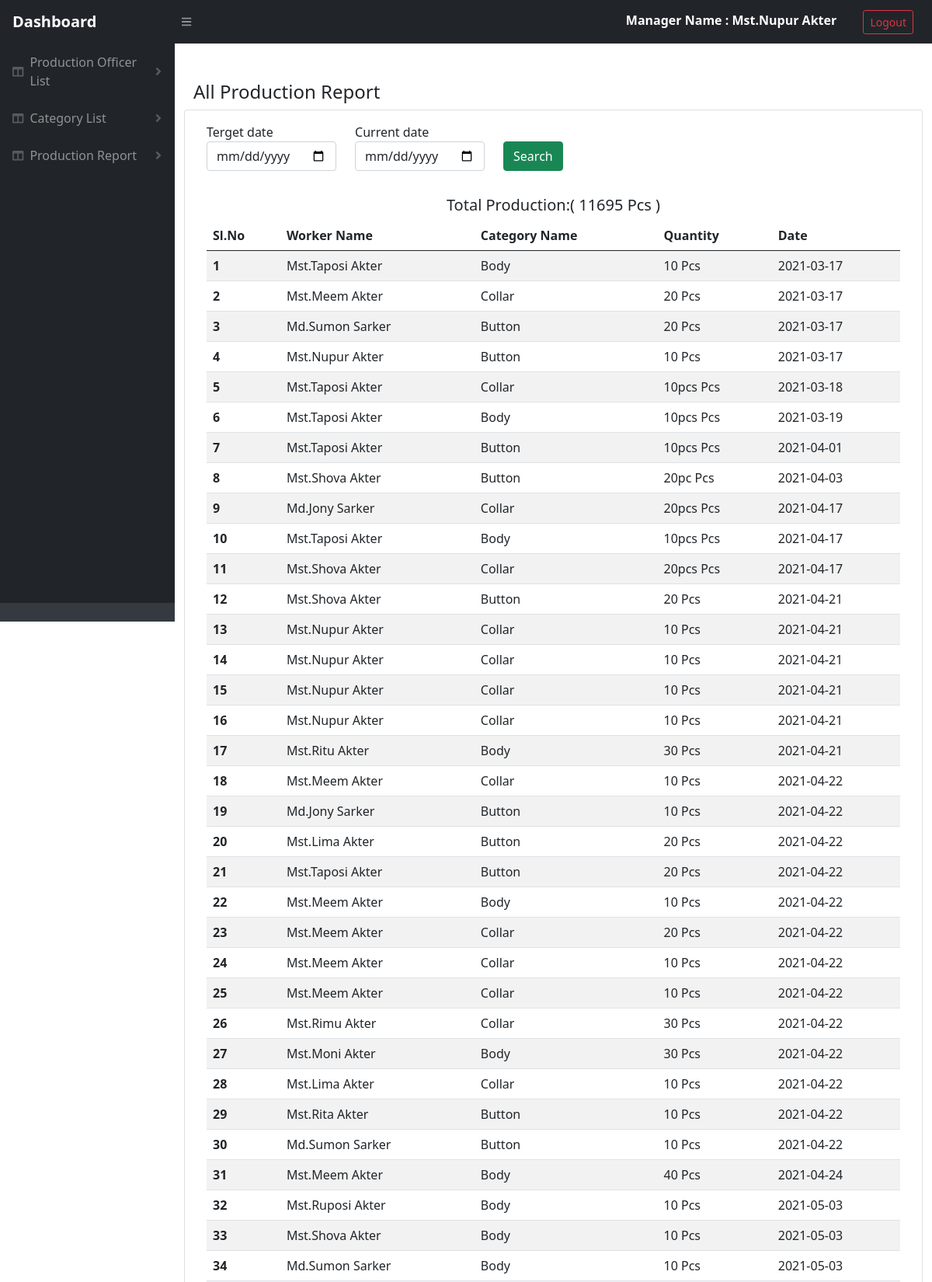
/old/admin/production_list.php (signed in, upper part), run on the app's committed database.
### tables this page shows
CREATE TABLE `tbl_production` (
  `id` int(11) NOT NULL,
  `manager_id` varchar(100) NOT NULL,
  `production_id` varchar(100) NOT NULL,
  `qty` varchar(100) NOT NULL,
  `workere_id` int(11) NOT NULL,
  `category_id` int(11) NOT NULL,
  `date` date NOT NULL DEFAULT current_timestamp()
);

CREATE TABLE `tbl_worker` (
  `id` int(11) NOT NULL,
  `worker_name` varchar(200) NOT NULL,
  `supervisor_id` varchar(200) NOT NULL
);

CREATE TABLE `tbl_category` (
  `cat_id` int(11) NOT NULL,
  `category_name` varchar(200) NOT NULL
);

### old/admin/production_list.php (the view, shortened to what this page needs)
<?php
  require_once('header.php');
  require_once('side_bar.php');
?>
       <div id="layoutSidenav_content">
                <main>
                    <div class="container-fluid px-4">
                        <h4 class="mt-4">All Production Report </h4>
                        <div class="row ">
                          <div class="card">
                            <div class="card-body">
                               <div class="col-lg-12">
                                 <div class="row">
                                   <div class="col-lg-6">
                                     <form action="search_production.php" method="POST">
                                    <div class="row pb-3">
                                    <div class="col-md-5">
                                         <label for="">Terget date</label>
                                        <input type="date" name="teget_date" class="form-control">
                                     </div>
                                     <div class="col-md-5">
                                     <label for="">Current date</label>
                                        <input type="date" name="current_date" class="form-control">
                                     </div>
                                     <div class="col-lg-2 mt-4">
                                        <button class=" btn btn-success" name="search">Search</button>
                                    </div>
                                    </div>
                                    </form>
                                   </div>
                                 </div>
                               </div>
                               <div class="container_print">
                               <h5 class="text-center">Total Production:(
                                <?php
                                    $selct_production = "select SUM(qty) AS sum from tbl_production";
                                    $run = mysqli_query($con,$selct_production);
                                    if($run){
                                    while($res = mysqli_fetch_array($run)){
                                        echo $res['sum'];
                                        } }
                                    ?>
                                    Pcs )</h5>
                                <table class="table table-striped " id="datatablesSimple">
                                <thead>
                                   <tr>
                                      <th scope="col">Sl.No</th>
                                      <th scope="col">Worker Name</th>
                                      <th scope="col">Category Name</th>
                                      <th scope="col">Quantity</th>
                                      <th scope="col">Date</th>
                                   </tr>
                                </thead>
                              <tbody>
                              <?php
                                  $selct_production=" SELECT * FROM `tbl_production`
                                  INNER JOIN tbl_prodction_officer ON tbl_production.production_id = tbl_prodction_officer.id
                                  INNER JOIN tbl_worker on tbl_production.workere_id = tbl_worker.id
                                  INNER JOIN tbl_category ON tbl_production.category_id = tbl_category.cat_id ";
                                   $run = mysqli_query($con,$selct_production);
                                   if($run){
                                      $count ="1";
                                   while($res = mysqli_fetch_array($run)){  ?>
                                     <tr>
                                      <th scope="row"><?php echo $count++; ?></th>
                                      <td><?php  echo $res['worker_name'];?></td>
                                      <td><?php  echo $res['category_name'];?></td>
                                      <td><?php  echo $res['qty'];?> Pcs</td>
                                      <td><?php  echo $res['date'];?></td>
                                   </tr>
                                <?php
                                  } }
                                ?>
                          </tbody>
                    </table>
                 </div>
                                </div>
                            </div>
            </div>
        </div>
    </main>
<?php
  require_once('footer.php');
?>

### data on the page
tbl_production: tbl_worker.worker_name "Mst.Taposi Akter", category.category_name "Body", qty "10", date "2021-03-17"
tbl_production: tbl_worker.worker_name "Mst.Meem Akter", category.category_name "Collar", qty "20", date "2021-03-17"
tbl_production: tbl_worker.worker_name "Md.Sumon Sarker", category.category_name "Button", qty "20", date "2021-03-17"
tbl_production: tbl_worker.worker_name "Mst.Nupur Akter", category.category_name "Button", qty "10", date "2021-03-17"
tbl_production: tbl_worker.worker_name "Mst.Taposi Akter", category.category_name "Collar", qty "10pcs", date "2021-03-18"
tbl_production: tbl_worker.worker_name "Mst.Taposi Akter", category.category_name "Body", qty "10pcs", date "2021-03-19"
tbl_production: tbl_worker.worker_name "Mst.Taposi Akter", category.category_name "Button", qty "10pcs", date "2021-04-01"
tbl_production: tbl_worker.worker_name "Mst.Shova Akter", category.category_name "Button", qty "20pc", date "2021-04-03"
tbl_production: tbl_worker.worker_name "Md.Jony Sarker", category.category_name "Collar", qty "20pcs", date "2021-04-17"
tbl_production: tbl_worker.worker_name "Mst.Taposi Akter", category.category_name "Body", qty "10pcs", date "2021-04-17"
tbl_production: tbl_worker.worker_name "Mst.Shova Akter", category.category_name "Collar", qty "20pcs", date "2021-04-17"
tbl_production: tbl_worker.worker_name "Mst.Shova Akter", category.category_name "Button", qty "20", date "2021-04-21"
tbl_production: tbl_worker.worker_name "Mst.Nupur Akter", category.category_name "Collar", qty "10", date "2021-04-21"
tbl_production: tbl_worker.worker_name "Mst.Nupur Akter", category.category_name "Collar", qty "10", date "2021-04-21"
tbl_production: tbl_worker.worker_name "Mst.Nupur Akter", category.category_name "Collar", qty "10", date "2021-04-21"
tbl_production: tbl_worker.worker_name "Mst.Nupur Akter", category.category_name "Collar", qty "10", date "2021-04-21"
tbl_production: tbl_worker.worker_name "Mst.Ritu Akter", category.category_name "Body", qty "30", date "2021-04-21"
tbl_production: tbl_worker.worker_name "Mst.Meem Akter", category.category_name "Collar", qty "10", date "2021-04-22"
tbl_production: tbl_worker.worker_name "Md.Jony Sarker", category.category_name "Button", qty "10", date "2021-04-22"
tbl_production: tbl_worker.worker_name "Mst.Lima Akter", category.category_name "Button", qty "20", date "2021-04-22"
tbl_production: tbl_worker.worker_name "Mst.Taposi Akter", category.category_name "Button", qty "20", date "2021-04-22"
tbl_production: tbl_worker.worker_name "Mst.Meem Akter", category.category_name "Body", qty "10", date "2021-04-22"
tbl_production: tbl_worker.worker_name "Mst.Meem Akter", category.category_name "Collar", qty "20", date "2021-04-22"
tbl_production: tbl_worker.worker_name "Mst.Meem Akter", category.category_name "Collar", qty "10", date "2021-04-22"
tbl_production: tbl_worker.worker_name "Mst.Meem Akter", category.category_name "Collar", qty "10", date "2021-04-22"
tbl_production: tbl_worker.worker_name "Mst.Rimu Akter", category.category_name "Collar", qty "30", date "2021-04-22"
tbl_production: tbl_worker.worker_name "Mst.Moni Akter", category.category_name "Body", qty "30", date "2021-04-22"
tbl_production: tbl_worker.worker_name "Mst.Lima Akter", category.category_name "Collar", qty "10", date "2021-04-22"
tbl_production: tbl_worker.worker_name "Mst.Rita Akter", category.category_name "Button", qty "10", date "2021-04-22"
tbl_production: tbl_worker.worker_name "Md.Sumon Sarker", category.category_name "Button", qty "10", date "2021-04-22"
tbl_production: tbl_worker.worker_name "Mst.Meem Akter", category.category_name "Body", qty "40", date "2021-04-24"
tbl_production: tbl_worker.worker_name "Mst.Ruposi Akter", category.category_name "Body", qty "10", date "2021-05-03"
tbl_production: tbl_worker.worker_name "Mst.Shova Akter", category.category_name "Body", qty "10", date "2021-05-03"
tbl_production: tbl_worker.worker_name "Md.Sumon Sarker", category.category_name "Body", qty "10", date "2021-05-03"

### other printed values
$_SESSION['manager_name'] "Mst.Nupur Akter"
$res['sum'] "11695"
